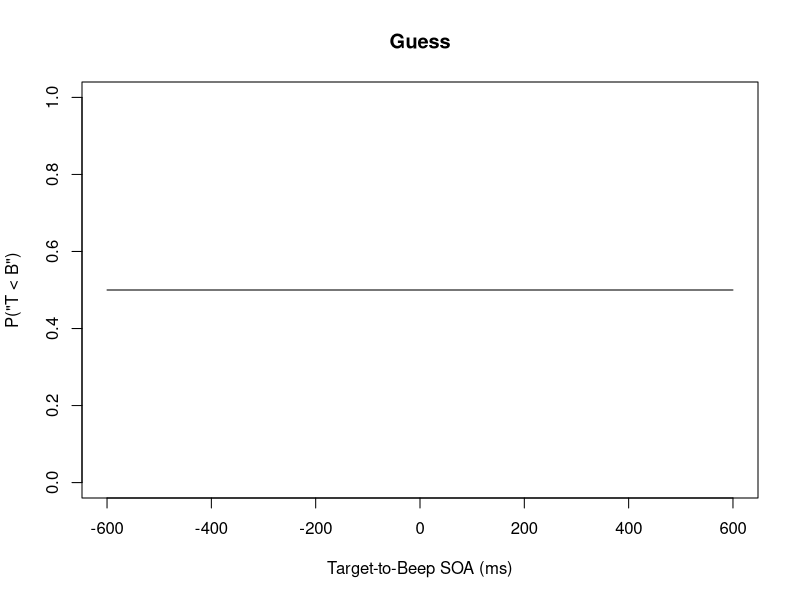
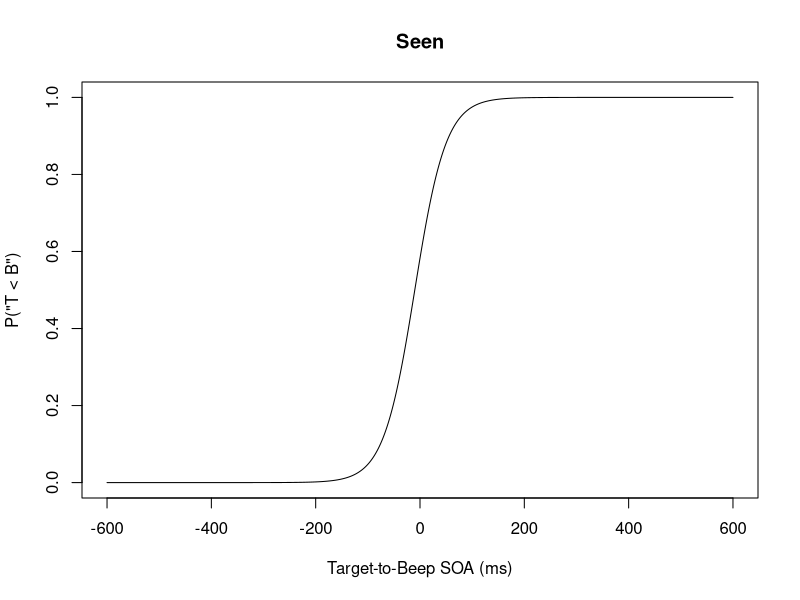
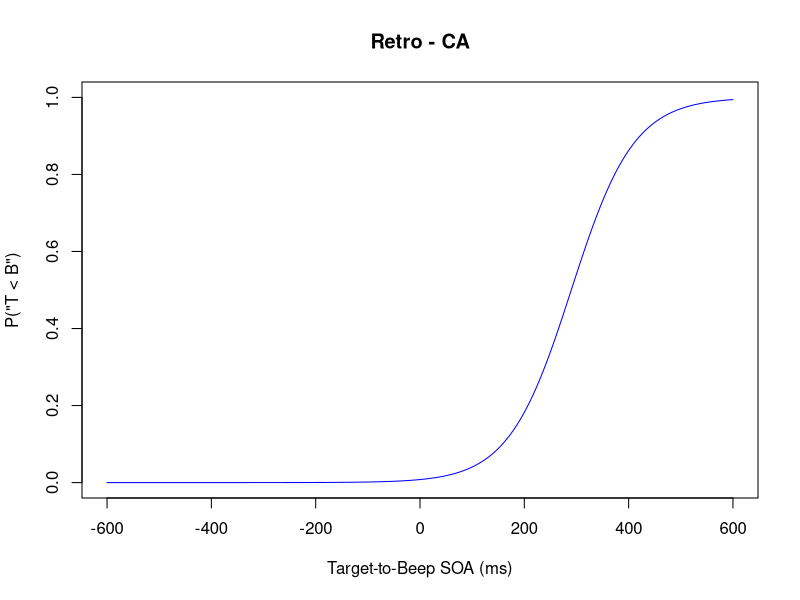
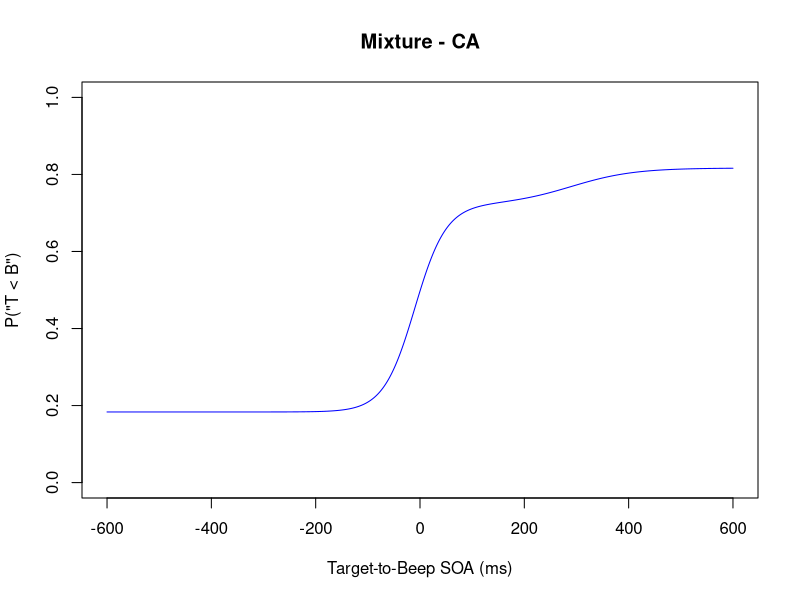
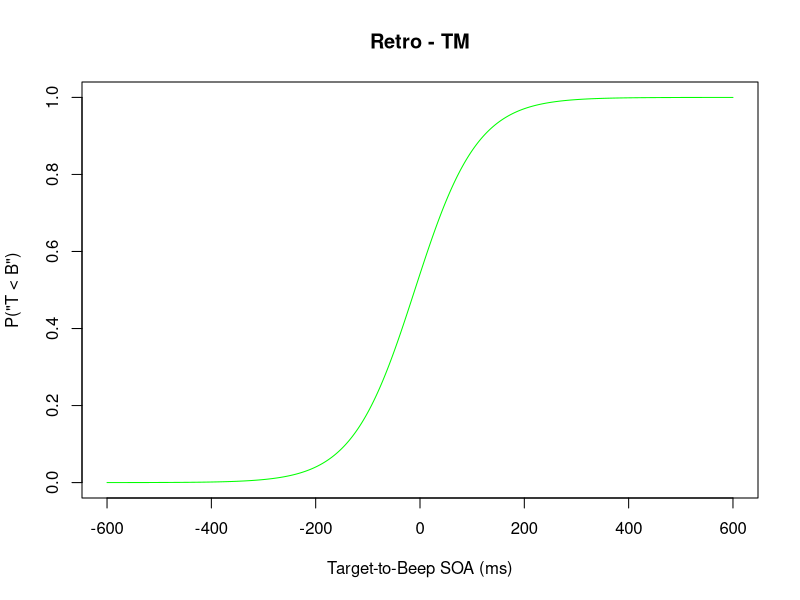
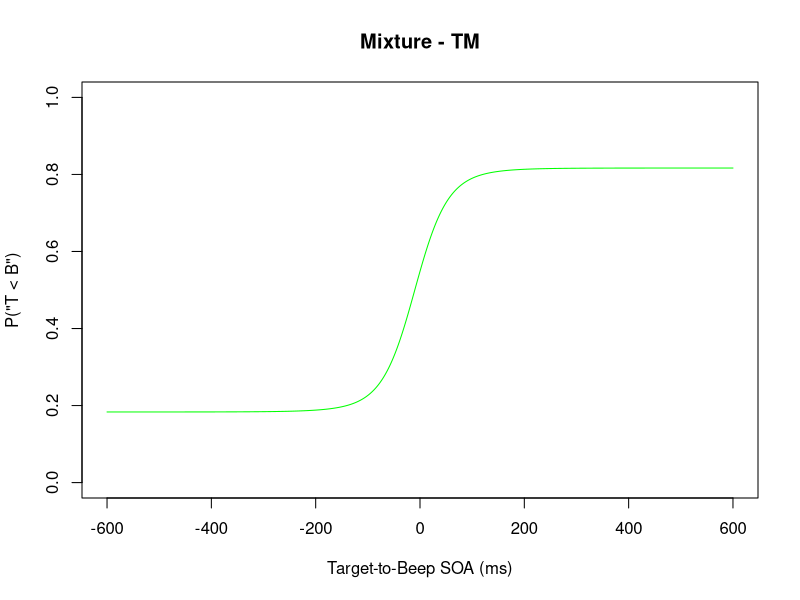
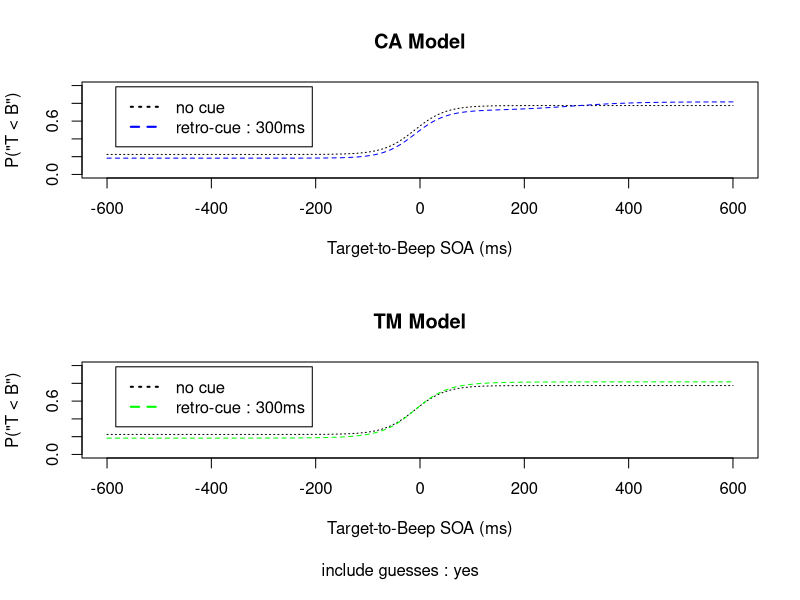

Reproduce these figures in R, in order.
#### Temporal Order Judgment (TOJ) Model ###

# Chaque essai a 3 issues possibles :
# 1. soit la cible n’a pas été perçue consciemment ;
# 2. soit la cible a été perçue consciemment directement ;
# 3. soit la cible a été perçue consciemment rétrospectivement grâce à la cue.
# Dans la suite, on qualifiera ces 3 types d'essai par 1. "guess", 2. "seen", et 3. "retro"

# Proportions of trials

# baseline probability to see the target in no-cue condition,
# data from Sergent_Thibault_et_al 2016 PLOS
p.seen.nocue <- 0.55

## proportion of "guess" trials, with cue present
p.guess <- function(soa.toCue) {
  # data from Sergent_Thibault_et_al 2016 PLOS
  data.soa.toCue <- c(-100, 100, 400)
  data.p.guess <-  c(0.24, 0.32, 0.39)
  # linear interpolation of data points
  approxfun(data.soa.toCue, data.p.guess, rule=2)(soa.toCue)
}

## fraction of "retro" trials among both "seen" and "retro" trials
fraction.retro <- function(soa.toCue) {
  if (soa.toCue >= 0) {
    ## defined as the increase in probability to see the target from the baseline
    (1 - p.seen.nocue - p.guess(soa.toCue)) / p.seen.nocue
  } else {
    0 # retroperception cannot happen when the cue appears before the target
  }
}

### with cue present
p.trials <- function(soa.toCue, include.guesses = TRUE) {
  p.g <- if (include.guesses) p.guess(soa.toCue) else 0
  p.retro <- (1 - p.g) * fraction.retro(soa.toCue)
  p.seen <- 1 - p.g - p.retro
  list(guess = p.g, seen = p.seen, retro = p.retro)
}

### no cue
p.trials.nocue <- function(include.guesses = TRUE) {
  p.g <- if (include.guesses) 1 - p.seen.nocue else 0
  p.s <- 1 - p.g
  list(guess = p.g, seen = p.s)
}

# Psychometric Functions :
# probability of getting response "Target before Beep"
# as a function of the SOA between the Target and the Beep
# in the TOJ task

## PSS (Point of Subjective Simultaneity)

## for "seen" trials
pss.toBeep.seen <- -10 # -10ms from <W Fujisaki, S Shimojo, M Kashino, S Nishida - Nature neuroscience, 2004>

### for "retro" trials
pss.toBeep.retro <- function(soa.toCue = 0, model) {
  if (model == "CA") { # Conscious Access Model: PSS close to cue
    pss.toBeep.seen + soa.toCue
  } else { # Time Marker Model: PSS close to beep
    pss.toBeep.seen # constant
  } 
}

## Slope

### for "seen" trials
### data from <Hanson_et_al 2008 Exp_Brain_Res RecalibrationOfPerceivedTimeAc> estimate of sensitivity to temporal order in the form of just-noticeable difference (JND) (approximately half the offset between the 27 and 73% response levels on the psychometric function)
jnd.toBeep.seen <- 30

### for "retro" trials
jnd.toBeep.retro <- function(soa.toCue = 0, model) {
  jnd.toBeep.seen + soa.toCue / 10 # lower precision due to the degradation of the sensory memory trace over time
}

## Logistic function to fit the psychometric functions to
logistic <- function(x, mu = 0, teta = 1) {
  1 / (1 + exp(-(x - mu) / teta))
}


## Individual Component Functions

### for "guess" trials
p.beforeBeep.guess <- function(soa.toBeep) {
  rep(0.5, length(soa.toBeep)) # assuming no bias
}

### for "seen" trials
p.beforeBeep.seen <- function(soa.toBeep) {
  logistic(soa.toBeep, pss.toBeep.seen, jnd.toBeep.seen)
}

### for "retro" trials
p.beforeBeep.retro <- function(soa.toBeep, soa.toCue = 0, model) {
  pss <- pss.toBeep.retro(soa.toCue, model)
  jnd <- jnd.toBeep.retro(soa.toCue, model)
  logistic(soa.toBeep, pss, jnd)
}

## Mixture Functions

### with cue present
p.beforeBeep.mixture <- function(soa.toBeep, soa.toCue = 0, model, include.guesses = TRUE) {
  proportions <- p.trials(soa.toCue, include.guesses)
  proportions$retro * p.beforeBeep.retro(soa.toBeep, soa.toCue, model) +
  proportions$seen * p.beforeBeep.seen(soa.toBeep) +
  proportions$guess * p.beforeBeep.guess(soa.toBeep)
}

### no cue
p.beforeBeep.mixture.nocue <- function(soa.toBeep, include.guesses = TRUE) {
  proportions <- p.trials.nocue(include.guesses)
  proportions$guess * p.beforeBeep.guess(soa.toBeep) +
  proportions$seen * p.beforeBeep.seen(soa.toBeep)
}

# Plots

data.soa.toCue <- 300
data.soa.toBeep <- seq(-600, 600, by=1)
#include.guesses <- FALSE
include.guesses <- TRUE
models <- list(list(name="CA", color="blue"), list(name="TM", color="green"))

## Individual psychometric functions
plot.function <- function(p.function, color, title) {
  quartz()
  plot(data.soa.toBeep, p.function(data.soa.toBeep),
       type="l",
       xlab="Target-to-Beep SOA (ms)", ylab="P(\"T < B\")",
       ylim=c(0,1),
       col=color,
       main=title)
}

plot.function(p.beforeBeep.guess, "black", "Guess")
plot.function(p.beforeBeep.seen, "black", "Seen")
for (model in models) {
  p.function.retro <- function(soa.toBeep) {
    p.beforeBeep.retro(soa.toBeep, data.soa.toCue, model$name)
  }
  p.function.mixture <- function(soa.toBeep) {
    p.beforeBeep.mixture(data.soa.toBeep, data.soa.toCue, model$name, include.guesses)
  }
  plot.function(p.function.retro, model$color, sprintf("Retro - %s", model$name))
  plot.function(p.function.mixture, model$color, sprintf("Mixture - %s", model$name))
}

## Mixture psychometric function : with cue vs no cue
### A : Model CA
### B : Model TM
quartz()
par(mfrow=c(2, 1))
par(oma=c(2, 0, 0, 0))
plot.mixtures <- function(model, color) {
  plot(data.soa.toBeep, p.beforeBeep.mixture.nocue(data.soa.toBeep, include.guesses),
       type="l", col="black", lty="dotted",
       xlab="Target-to-Beep SOA (ms)", ylab="P(\"T < B\")",
       ylim=c(0,1),
       main=sprintf("%s Model", model))
  lines(data.soa.toBeep, p.beforeBeep.mixture(data.soa.toBeep, soa.toCue = data.soa.toCue, model, include.guesses),
        col=color, lty="dashed")
  legend("topleft", inset=.05, lwd=2,
         c("no cue", sprintf("retro-cue : %dms", data.soa.toCue)),
         col=c("black", color),
         lty=c("dotted", "dashed"))
}
plot.mixtures("CA", "blue")
plot.mixtures("TM", "green")
mtext(sprintf("include guesses : %s", if (include.guesses) "yes" else "no"), side=1, outer=TRUE)
